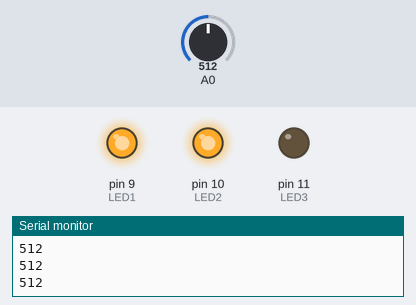
This sketch was run on a simulated Arduino Uno, built with avr-gcc and run on an emulated ATmega328P. Parts: output pins drawn as LEDs (lit = HIGH), the last lines printed to the serial monitor. The test bench sets the inputs (shaded band); at power-on: A0 = 512.

Above: at 1.3 s.
1.4 s: A0 set to 587
3.2 s: A0 set to 607
At 4.3 s:
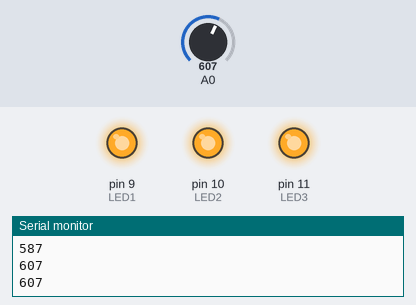
5.5 s: A0 set to 190
At 7.0 s:
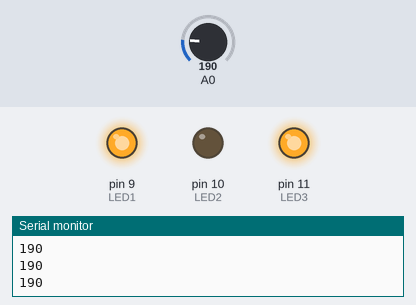
7.5 s: A0 set to 213
At 8.6 s:
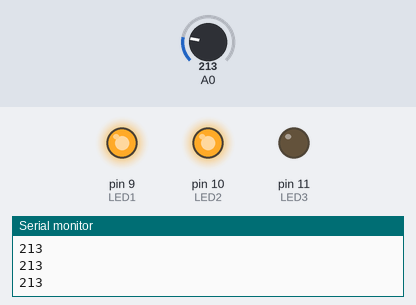
9.5 s: A0 set to 122
At 11.2 s:
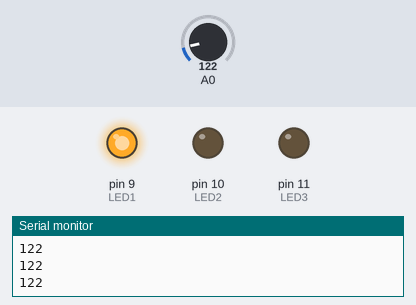
11.5 s: A0 set to 210
At 12.9 s:
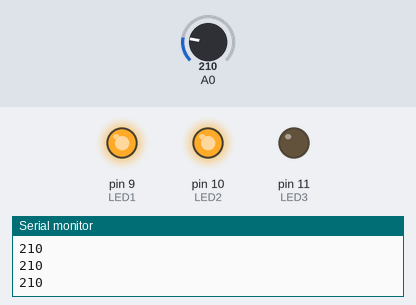
Timing chart, 0 to 14.5 s (numbered marks = the images above; inputs shaded):
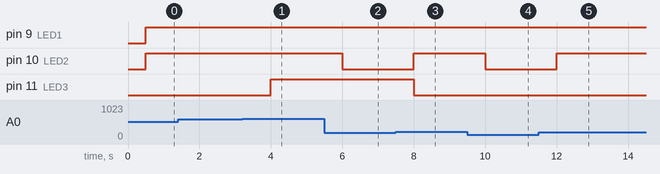

Measured:
- the behaviour switches between 600 and 601 on A0 (found by bisection; images 0 and 1)
- the behaviour switches between 200 and 201 on A0 (found by bisection; images 2 and 3)
- after the input at 3.2 s, pin 11 (LED3): LOW → HIGH after 0.80 s
- after the input at 5.5 s, pin 10 (LED2): HIGH → LOW after 0.50 s
- after the input at 7.5 s, pin 10 (LED2): LOW → HIGH after 0.51 s; pin 11 (LED3): HIGH → LOW after 0.51 s
- after the input at 9.5 s, pin 10 (LED2): HIGH → LOW after 0.51 s
- after the input at 11.5 s, pin 10 (LED2): LOW → HIGH after 0.51 s

The sketch:

LEDs_With_LDR.ino
```cpp
#define LED1 9
#define LED2 10
#define LED3 11
void setup() {
  pinMode(LED1, OUTPUT);
  pinMode(LED2, OUTPUT);
  pinMode(LED3, OUTPUT);
  Serial.begin(9600);   // I used serial port to decide the values.
 }

void loop() {
  int light= analogRead(A0);
  Serial.println(light);
  delay(500);

    if(light>600){    // As long as this condition is true, 3 LEDs will light up at the same time.
      digitalWrite(LED1,HIGH);
      digitalWrite(LED2,HIGH);
      digitalWrite(LED3,HIGH);
    }
    if (light<600 && light>200){    // As long as this condition is true, 2 LEDs will light up at the same time.
      digitalWrite(LED1,HIGH);
      digitalWrite(LED2,HIGH);
      digitalWrite(LED3,LOW);

    }
    if (light<200){               // As long as this condition is true, 1 LED will light up at the same time.
      digitalWrite(LED1,HIGH);
      digitalWrite(LED2,LOW);

    }

}
```
